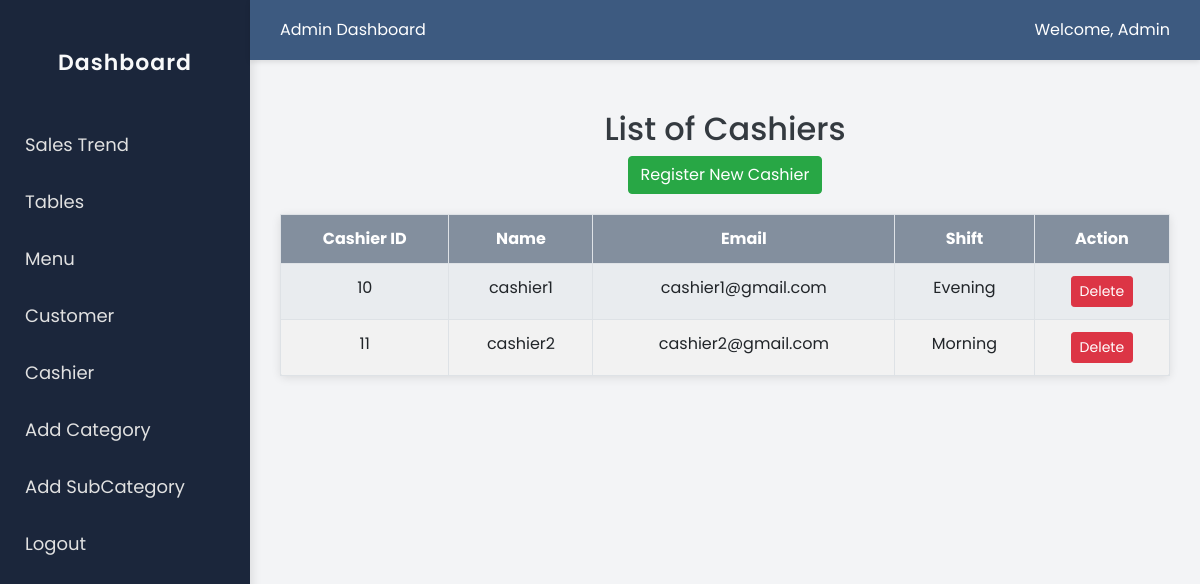
/admin/display_cashier.php (signed in), run on the app's committed database.
### tables this page shows
CREATE TABLE `cashiers` (
  `cashier_id` int(11) NOT NULL,
  `cashier_name` varchar(100) NOT NULL,
  `shift` enum('Morning','Evening','Night') NOT NULL,
  `user_id` int(11) DEFAULT NULL,
  `workload` int(11) DEFAULT 0,
  `status` enum('available','busy') NOT NULL DEFAULT 'available'
);

CREATE TABLE `users` (
  `user_id` int(11) NOT NULL,
  `username` varchar(50) NOT NULL,
  `email` varchar(100) NOT NULL,
  `password` varchar(255) NOT NULL,
  `role` enum('admin','cashier') NOT NULL
);

### admin/display_cashier.php (the view, shortened to what this page needs)
<?php
include '../conn/connection.php';
include 'dashboard_flex.php';
$query = "SELECT cashiers.cashier_id, users.username AS cashier_name, users.email, cashiers.shift
          FROM cashiers
          JOIN users ON cashiers.user_id = users.user_id";
$result = $conn->query($query);
?>
<link href="https://stackpath.bootstrapcdn.com/bootstrap/4.5.2/css/bootstrap.min.css" rel="stylesheet">
<h2>List of Cashiers</h2>
<div class="text-center mb-3">
    <a href="register_cashier.php" class="btn btn-success">Register New Cashier</a>
</div>
<table class="table table-bordered table-striped">
    <tr>
        <th>Cashier ID</th>
        <th>Name</th>
        <th>Email</th>
        <th>Shift</th>
        <th>Action</th>
    </tr>
    <?php
if ($result->num_rows > 0) {
    while ($row = $result->fetch_assoc()) {
        echo "<tr>
                <td>{$row['cashier_id']}</td>
                <td>{$row['cashier_name']}</td>
                <td>{$row['email']}</td>
                <td>{$row['shift']}</td>
                <td>
                    <a href='delete_cashier.php?delete_id={$row['cashier_id']}'
                       class='btn btn-danger btn-sm'
                       onclick='return confirm(\"Are you sure you want to delete this cashier?\");'>Delete</a>
                </td>
              </tr>";
    }
} else {
    echo "<tr><td colspan='5'>No cashiers found</td></tr>";
}
?>
</table>
</body>
</html>

### admin/dashboard_flex.php (style rules this page uses)
* { margin: 0; padding: 0; box-sizing: border-box; font-family: 'Poppins', sans-serif; }
body { display: flex; min-height: 100vh; background-color: #f3f4f6; }

### admin/display_cashier.php (style rules this page uses)
body { background-color: #f4f4f4; }
h2 { text-align: center; margin-top: 20px; color: #343a40; }
table { margin: 20px auto; width: 90%; border-collapse: collapse; background-color: #ffffff; box-shadow: 0 2px 10px rgba(0, 0, 0, 0.1); border-radius: 5px; }
th, td { padding: 10px; text-align: center; }
th { background-color: #838F9E; color: white; }
tr:nth-child(even) { background-color: #e9ecef; }

### data on the page
cashiers: cashier_id "10", user.username "cashier1", user.email "cashier1@gmail.com", shift "Evening"
cashiers: cashier_id "11", user.username "cashier2", user.email "cashier2@gmail.com", shift "Morning"
